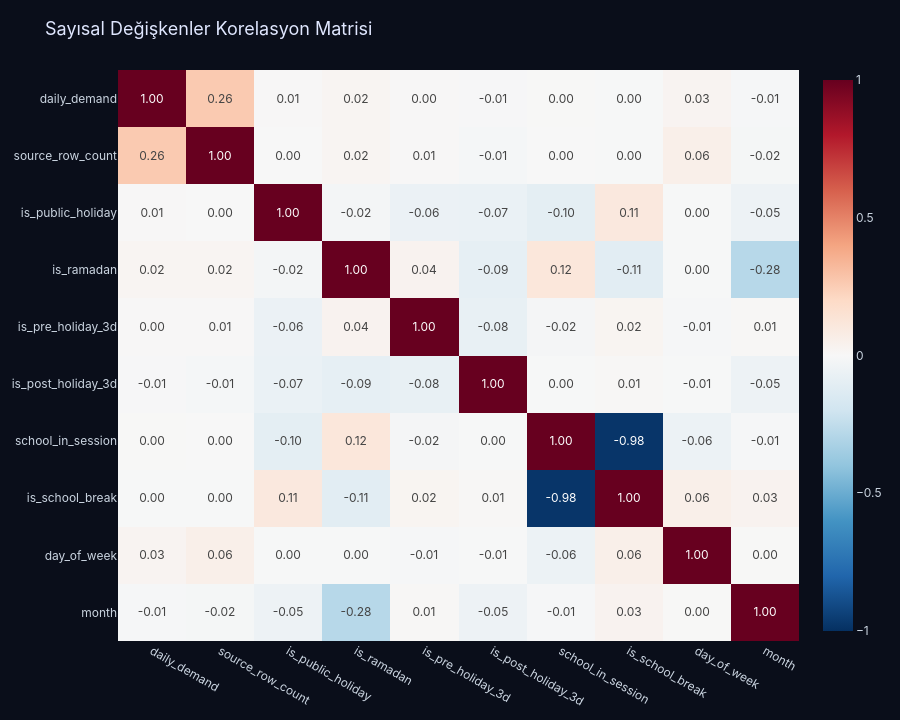

Write notebook code for a chart like this one.
### Markdown cell above
### 33 · Korelasyon matrisinin çizilmesi

Aşağıdaki kod hücresi yalnızca bu adımı gerçekleştirir.

### Code cell
correlation_matrix = correlation_frame.select_dtypes("number").corr()
fig = px.imshow(
    correlation_matrix,
    text_auto=".2f",
    aspect="auto",
    color_continuous_scale="RdBu_r",
    zmin=-1,
    zmax=1,
)
fig = dark_plot(fig, "Sayısal Değişkenler Korelasyon Matrisi")
fig.update_layout(height=720)
fig.show()

### Figure 1 — Plotly figure (JSON) as saved in the notebook; plotly's stock layout.template omitted (floating-point values rounded to 4 significant figures)
{"data": [{"coloraxis": "coloraxis", "hovertemplate": "x: %{x}<br>y: %{y}<br>color: %{z}<extra></extra>", "name": "0", "texttemplate": "%{z:.2f}", "type": "heatmap", "x": ["daily_demand", "source_row_count", "is_public_holiday", "is_ramadan", "is_pre_holiday_3d", "is_post_holiday_3d", "school_in_session", "is_school_break", "day_of_week", "month"], "xaxis": "x", "y": ["daily_demand", "source_row_count", "is_public_holiday", "is_ramadan", "is_pre_holiday_3d", "is_post_holiday_3d", "school_in_session", "is_school_break", "day_of_week", "month"], "yaxis": "y", "z": [[1.0, 0.2642, 0.005379, 0.02114, 0.004285, -0.007879, 0.002522, -0.003271, 0.02513, -0.01062], [0.2642, 1.0, -0.002068, 0.02073, 0.005271, -0.01386, 0.0002588, -0.003362, 0.0586, -0.01518], [0.005379, -0.002068, 1.0, -0.02246, -0.06489, -0.06581, -0.1009, 0.1061, -0.003971, -0.05334], [0.02114, 0.02073, -0.02246, 1.0, 0.03505, -0.09189, 0.117, -0.1118, -0.004487, -0.2816], [0.004285, 0.005271, -0.06489, 0.03505, 1.0, -0.08149, -0.01739, 0.02292, -0.009817, 0.01035], [-0.007879, -0.01386, -0.06581, -0.09189, -0.08149, 1.0, -0.003489, 0.00899, -0.005519, -0.05256], [0.002522, 0.0002588, -0.1009, 0.117, -0.01739, -0.003489, 1.0, -0.9798, -0.05821, -0.01067], [-0.003271, -0.003362, 0.1061, -0.1118, 0.02292, 0.00899, -0.9798, 1.0, 0.05845, 0.03408], [0.02513, 0.0586, -0.003971, -0.004487, -0.009817, -0.005519, -0.05821, 0.05845, 1.0, 0.002972], [-0.01062, -0.01518, -0.05334, -0.2816, 0.01035, -0.05256, -0.01067, 0.03408, 0.002972, 1.0]]}], "layout": {"coloraxis": {"autocolorscale": false, "cmax": 1, "cmin": -1, "colorscale": [[0, "rgb(5,48,97)"], [0.1, "rgb(33,102,172)"], [0.2, "rgb(67,147,195)"], [0.3, "rgb(146,197,222)"], [0.4, "rgb(209,229,240)"], [0.5, "rgb(247,247,247)"], [0.6, "rgb(253,219,199)"], [0.7, "rgb(244,165,130)"], [0.8, "rgb(214,96,77)"], [0.9, "rgb(178,24,43)"], [1, "rgb(103,0,31)"]]}, "font": {"color": "#cbd5e1", "family": "Inter, Segoe UI, sans-serif"}, "height": 720, "legend": {"title": {"text": ""}}, "margin": {"b": 55, "l": 55, "r": 30, "t": 70}, "paper_bgcolor": "#0a0e1a", "plot_bgcolor": "#0a0e1a", "title": {"font": {"color": "#e0e7ff", "size": 18}, "text": "Sayısal Değişkenler Korelasyon Matrisi"}, "xaxis": {"anchor": "y", "domain": [0, 1], "gridcolor": "#1e293b", "zerolinecolor": "#334155"}, "yaxis": {"anchor": "x", "autorange": "reversed", "domain": [0, 1], "gridcolor": "#1e293b", "zerolinecolor": "#334155"}}}
